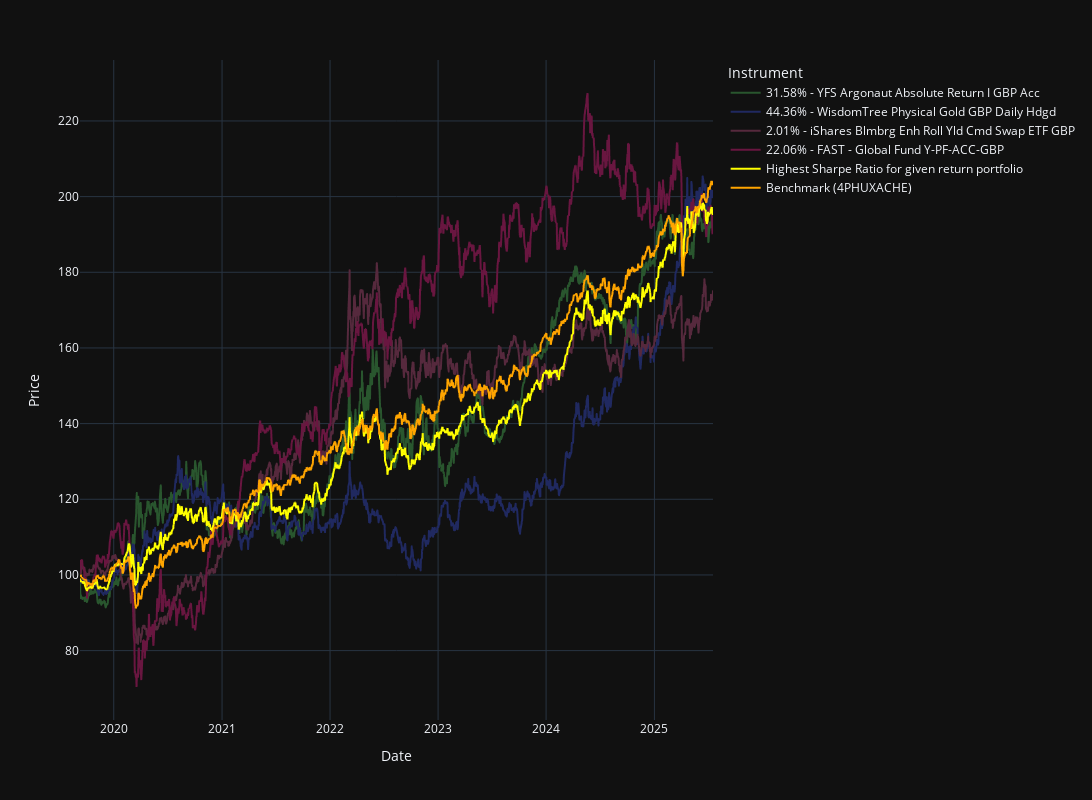

Source (notebook cell):
### Code cell
import plotly.express as plot

graph_prices = portfolio.daily_price_history
names_with_weights = []
weight_colours=[]

weights = list(pyportfolio_max_sharpe_weights.values())

for i in range(len(graph_prices.columns)):
    percentage = weights[i]*100.0
    fund_name = portfolio.fund_selection[i].name
    names_with_weights.append(f"{round(percentage,2)}% - {fund_name}")
    colour = ColorHash(fund_name, lightness=[0.25]).hex
    weight_colours.append(colour)

# Add total to graph
#print(graph_prices.dot(weights))
graph_prices['Highest Sharpe Ratio for given return portfolio'] = graph_prices.dot(weights)
#names_with_weights.append(f'Highest Sharpe Ratio for given return portfolio {best_result.annual_return*100.0:.2f}% return')
names_with_weights.append(f'Highest Sharpe Ratio for given return portfolio')
weight_colours.append("yellow")

# Add benchmark to graph
benchmark_prices = portfolio.get_benchmark_daily_price_history()
graph_prices['Benchmark (4PHUXACHE)'] = benchmark_prices
names_with_weights.append(f'Benchmark (4PHUXACHE)')
weight_colours.append("orange")

graph_prices.columns = names_with_weights

fig = plot.line(graph_prices, x=graph_prices.index, y=graph_prices.columns, 
                #title=f"Lowest Max Drawdown ({round(best_result.max_drawdown*100,3)}%) portfolio for {best_result.annual_return*100.0:.2f}% annualised return, min {MIN_ALLOCATION*100.0:.1f}% allocation, max {MAX_ALLOCATION*100.0:.1f}% allocation",
                labels={'value': 'Price', 'variable': 'Instrument'},
                template='plotly_dark',
                color_discrete_sequence=weight_colours
                )
fig.update_layout(autosize=False, width=1600, height=800 )
fig.show()

### Figure 1 — Plotly figure (JSON) as saved in the notebook; plotly's stock layout.template omitted (floating-point values rounded to 4 significant figures; data arrays with more than 128 entries replaced by an {"elided": "..."} marker saying what was removed)
{"data": [{"hovertemplate": "Instrument=31.58% - YFS Argonaut Absolute Return I GBP Acc<br>Date=%{x}<br>Price=%{y}<extra></extra>", "legendgroup": "31.58% - YFS Argonaut Absolute Return I GBP Acc", "line": {"color": "#29562e", "dash": "solid"}, "marker": {"symbol": "circle"}, "mode": "lines", "name": "31.58% - YFS Argonaut Absolute Return I GBP Acc", "showlegend": true, "type": "scattergl", "x": {"elided": "1526 str values"}, "xaxis": "x", "y": {"elided": "1526 float values"}, "yaxis": "y"}, {"hovertemplate": "Instrument=44.36% - WisdomTree Physical Gold GBP Daily Hdgd<br>Date=%{x}<br>Price=%{y}<extra></extra>", "legendgroup": "44.36% - WisdomTree Physical Gold GBP Daily Hdgd", "line": {"color": "#202960", "dash": "solid"}, "marker": {"symbol": "circle"}, "mode": "lines", "name": "44.36% - WisdomTree Physical Gold GBP Daily Hdgd", "showlegend": true, "type": "scattergl", "x": {"elided": "1526 str values"}, "xaxis": "x", "y": {"elided": "1526 float values"}, "yaxis": "y"}, {"hovertemplate": "Instrument=2.01% - iShares Blmbrg Enh Roll Yld Cmd Swap ETF GBP<br>Date=%{x}<br>Price=%{y}<extra></extra>", "legendgroup": "2.01% - iShares Blmbrg Enh Roll Yld Cmd Swap ETF GBP", "line": {"color": "#56293d", "dash": "solid"}, "marker": {"symbol": "circle"}, "mode": "lines", "name": "2.01% - iShares Blmbrg Enh Roll Yld Cmd Swap ETF GBP", "showlegend": true, "type": "scattergl", "x": {"elided": "1526 str values"}, "xaxis": "x", "y": {"elided": "1526 float values"}, "yaxis": "y"}, {"hovertemplate": "Instrument=22.06% - FAST - Global Fund Y-PF-ACC-GBP<br>Date=%{x}<br>Price=%{y}<extra></extra>", "legendgroup": "22.06% - FAST - Global Fund Y-PF-ACC-GBP", "line": {"color": "#691640", "dash": "solid"}, "marker": {"symbol": "circle"}, "mode": "lines", "name": "22.06% - FAST - Global Fund Y-PF-ACC-GBP", "showlegend": true, "type": "scattergl", "x": {"elided": "1526 str values"}, "xaxis": "x", "y": {"elided": "1526 float values"}, "yaxis": "y"}, {"hovertemplate": "Instrument=Highest Sharpe Ratio for given return portfolio<br>Date=%{x}<br>Price=%{y}<extra></extra>", "legendgroup": "Highest Sharpe Ratio for given return portfolio", "line": {"color": "yellow", "dash": "solid"}, "marker": {"symbol": "circle"}, "mode": "lines", "name": "Highest Sharpe Ratio for given return portfolio", "showlegend": true, "type": "scattergl", "x": {"elided": "1526 str values"}, "xaxis": "x", "y": {"elided": "1526 float values"}, "yaxis": "y"}, {"hovertemplate": "Instrument=Benchmark (4PHUXACHE)<br>Date=%{x}<br>Price=%{y}<extra></extra>", "legendgroup": "Benchmark (4PHUXACHE)", "line": {"color": "orange", "dash": "solid"}, "marker": {"symbol": "circle"}, "mode": "lines", "name": "Benchmark (4PHUXACHE)", "showlegend": true, "type": "scattergl", "x": {"elided": "1526 str values"}, "xaxis": "x", "y": {"elided": "1526 float values"}, "yaxis": "y"}], "layout": {"autosize": false, "height": 800, "legend": {"title": {"text": "Instrument"}, "tracegroupgap": 0}, "margin": {"t": 60}, "width": 1600, "xaxis": {"anchor": "y", "domain": [0, 1], "title": {"text": "Date"}}, "yaxis": {"anchor": "x", "domain": [0, 1], "title": {"text": "Price"}}}}
